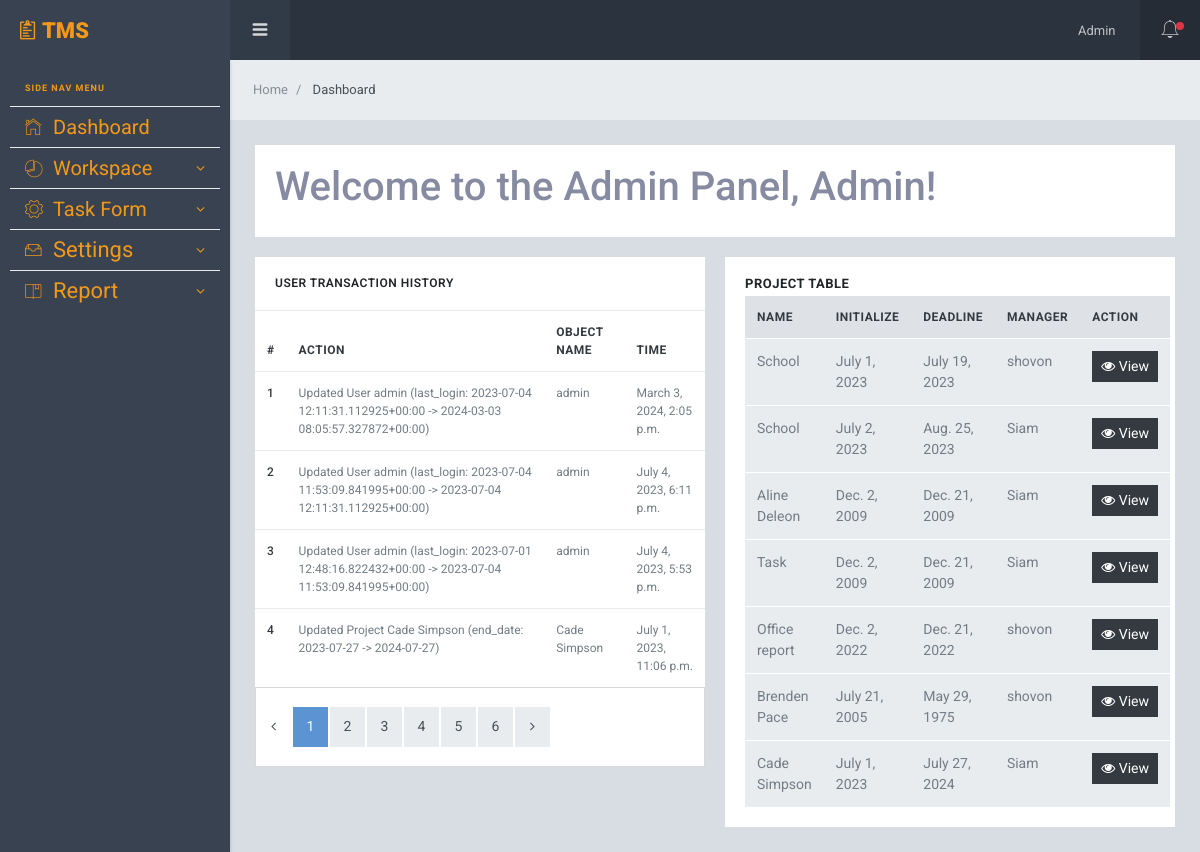
The app's page / (signed in) with its own data.
### App_Userlog/models.py (models this page shows, shortened)
class UserLog(models.Model):
    user = models.ForeignKey(User, on_delete=models.CASCADE)
    action = models.CharField(max_length=255)
    timestamp = models.DateTimeField(auto_now_add=True)
    content_type = models.ForeignKey(ContentType, on_delete=models.SET_NULL, null=True)
    object_id = models.CharField(max_length=255)
    content_object = GenericForeignKey('content_type', 'object_id')

### App_Project/models.py (models this page shows, shortened)
class Project(models.Model):
    name = models.CharField(max_length=255)
    description = models.TextField(max_length=500, blank=True, null=True)
    start_date = models.DateField()
    end_date = models.DateField()
    manager = models.ForeignKey(Employee, on_delete=models.CASCADE, related_name='managed_projects')
    employees = models.ManyToManyField(Employee, related_name='projects')
    def __str__(self):
        return self.name

### App_User/models.py (models this page shows)
class Employee(models.Model):
    user = models.OneToOneField(User, on_delete=models.CASCADE)
    profile = models.ForeignKey(UserProfile, on_delete=models.CASCADE)
    is_active = models.BooleanField(default=True)
    def __str__(self):
        return self.user.username

### App_User/views.py (the view)
# urls.py: path('', views.home, name='home'),
@login_required
def home(request):
    user_log = UserLog.objects.filter(user=request.user).order_by('-timestamp')
    paginator = Paginator(user_log, 4)
    page = request.GET.get('page')
    user_logs = paginator.get_page(page)
    projects = Project.objects.all()
    context = {
        'user_logs': user_logs,
        'projects': projects
    }
    return render(request, 'App_User/home.html', context)

### templates/App_User/home.html (shortened to what this page needs)
{% extends 'layouts/base.html' %}
{% block span_block %}
    Dashboard
{% endblock span_block %}
{% block body_block %}
<div class="row mg-b-20">
  <div class="col-xl-12">
    <div class="card pd-20">
        <h1 class="">Welcome to the Admin Panel, {{user|capfirst }}!</h1>
    </div>
  </div>
</div>
<div class="row row-sm mg-t-20">
  <div class="col-lg-6">
    <div class="card">
      <div class="card-header bg-transparent pd-20 bd-b bd-gray-200">
        <h6 class="card-title tx-uppercase tx-12 mg-b-0">User Transaction History</h6>
      </div>
      <table class="table table-white table-responsive mg-b-0 tx-12">
        <thead>
          <tr class="tx-10">
            <th class="pd-y-5" scope="col">#</th>
            <th class="pd-y-5" scope="col">Action</th>
            <th class="pd-y-5" scope="col">Object Name</th>
            <th class="pd-y-5" scope="col">Time</th>
          </tr>
        </thead>
        <tbody>
            {% for user_log in user_logs %}
            <tr>
                <th scope="row">{{ forloop.counter }}</th>
                <td>{{ user_log.action }}</td>
                <td>{{ user_log.content_object }}</td>
                <td>{{ user_log.timestamp }}</td>
            </tr>
            {% endfor %}
        </tbody>
      </table>
      <div class="ht-80 bd d-flex align-items-center justify-content-left">
        <nav aria-label="Page navigation">
          <ul class="pagination pagination-basic mg-b-0">
            {% if user_logs.has_previous %}
            <li class="page-item"><a class="page-link" href="?page={{ user_logs.previous_page_number }}">
              <span aria-hidden="true">
                <i class="fa fa-angle-left"></i>
             </span>
            </a></li>
            {% else %}
            <li class="page-item disabled">
                <a href="#" class="page-link" aria-label="Previous">
                    <span aria-hidden="true">
                        <i class="fa fa-angle-left"></i>
                    </span>
                </a>
            </li>
            {% endif %}
            {% for i in user_logs.paginator.page_range %}
                {% if user_logs.number == i %}
                    <li class="page-item active"><a href="?page={{ i }}" class="page-link">{{ i }}</a></li>
                {% else %}
                    <li class="page-item"><a href="?page={{ i }}" class="page-link">{{ i }}</a></li>
                {% endif %}
            {% endfor %}
            {% if user_logs.has_next %}
                <li class="page-item">
                    <a href="?page={{ user_logs.next_page_number }}" class="page-link" aria-label="Next">
                        <span aria-hidden="true">
                            <i class="fa fa-angle-right"></i>
                        </span>
                    </a>
                </li>
            {% endif %}
          </ul>
        </nav>
      </div>
    </div>
  </div>
    <div class="col-xl-6">
      <div class="card overflow-hidden">
        <div class="card-header bg-transparent pd-y-20 d-sm-flex align-items-center justify-content-between">
          <div class="mg-b-20 mg-sm-b-0">
            <h6 class="card-title mg-b-5 tx-13 tx-uppercase tx-bold tx-spacing-1">Project Table</h6>
            <div class="table-responsive">
              <table class="table mg-b-0">
                <thead>
                  <tr>
                    <th>Name</th>
                    <th>Initialize</th>
                    <th>Deadline</th>
                    <th>Manager</th>
                    <th>Action</th>
                  </tr>
                </thead>
                <tbody>
                {% if projects %}
                  {% for project in projects %}
                  <tr>
                    <td>{{ project.name }}</td>
                    <td>{{ project.start_date }}</td>
                    <td>{{ project.end_date }}</td>
                    <td>{{ project.manager }}</td>
                    <td>
                       <button class="btn btn-sm btn-dark">
                        <a class="text-white" href="{% url 'App_Project:project_detail' project.pk %}"><i class="fa fa-eye" ></i> View</a>
                       </button>
                    </td>
                  </tr>
                  {% endfor %}
                  {% else %}
                  <tr><td>No Projects Found.</td> </tr>
                {% endif %}
                </tbody>
              </table>
            </div>
          </div>
        </div>
      </div>
    </div>
</div>
{% endblock body_block %}

### templates/layouts/navbar.html (shortened to what this page needs)
{% load static %}
    <div class="sl-header">
        <div class="sl-header-left">
          <div class="navicon-left hidden-md-down"><a id="btnLeftMenu" href=""><i class="icon ion-navicon-round"></i></a></div>
        </div>
        <div class="sl-header-right">
          <nav class="nav">
            <div class="dropdown">
              <a href="" class="nav-link nav-link-profile" data-toggle="dropdown">
                <span class="logged-name"><span class="hidden-md-down">{{user|capfirst }} </span></span>
              </a>
            </div>
          </nav>
          <div class="navicon-right">
            <a id="btnRightMenu" href="" class="pos-relative">
              <i class="icon ion-ios-bell-outline"></i>
              <span class="square-8 bg-danger"></span>
            </a>
          </div>
        </div>
      </div>

### static/assets/css/custom.css (style rules this page uses)
* { cursor: pointer; }

### records on screen
UserLog: action "Updated User admin (last_login: 2023-07-04 12:11:31.112925+00:00 -> 2024-03-03 08:05:57.327872+00:00)", content_object "admin", timestamp "March 3, 2024, 2:05 p.m."
UserLog: action "Updated User admin (last_login: 2023-07-04 11:53:09.841995+00:00 -> 2023-07-04 12:11:31.112925+00:00)", content_object "admin", timestamp "July 4, 2023, 6:11 p.m."
UserLog: action "Updated User admin (last_login: 2023-07-01 12:48:16.822432+00:00 -> 2023-07-04 11:53:09.841995+00:00)", content_object "admin", timestamp "July 4, 2023, 5:53 p.m."
UserLog: action "Updated Project Cade Simpson (end_date: 2023-07-27 -> 2024-07-27)", content_object "Cade Simpson", timestamp "July 1, 2023, 11:06 p.m."
Project: name "School", start_date "July 1, 2023", end_date "July 19, 2023", manager "shovon"
Project: name "School", start_date "July 2, 2023", end_date "Aug. 25, 2023", manager "Siam"
Project: name "Aline Deleon", start_date "Dec. 2, 2009", end_date "Dec. 21, 2009", manager "Siam"
Project: name "Task", start_date "Dec. 2, 2009", end_date "Dec. 21, 2009", manager "Siam"
Project: name "Office report", start_date "Dec. 2, 2022", end_date "Dec. 21, 2022", manager "shovon"
Project: name "Brenden Pace", start_date "July 21, 2005", end_date "May 29, 1975", manager "shovon"
Project: name "Cade Simpson", start_date "July 1, 2023", end_date "July 27, 2024", manager "Siam"

### other values on screen
{{ user|capfirst }} "Admin"
{{ i }} "1"
{{ i }} "2" "3" "4" "5" "6"
